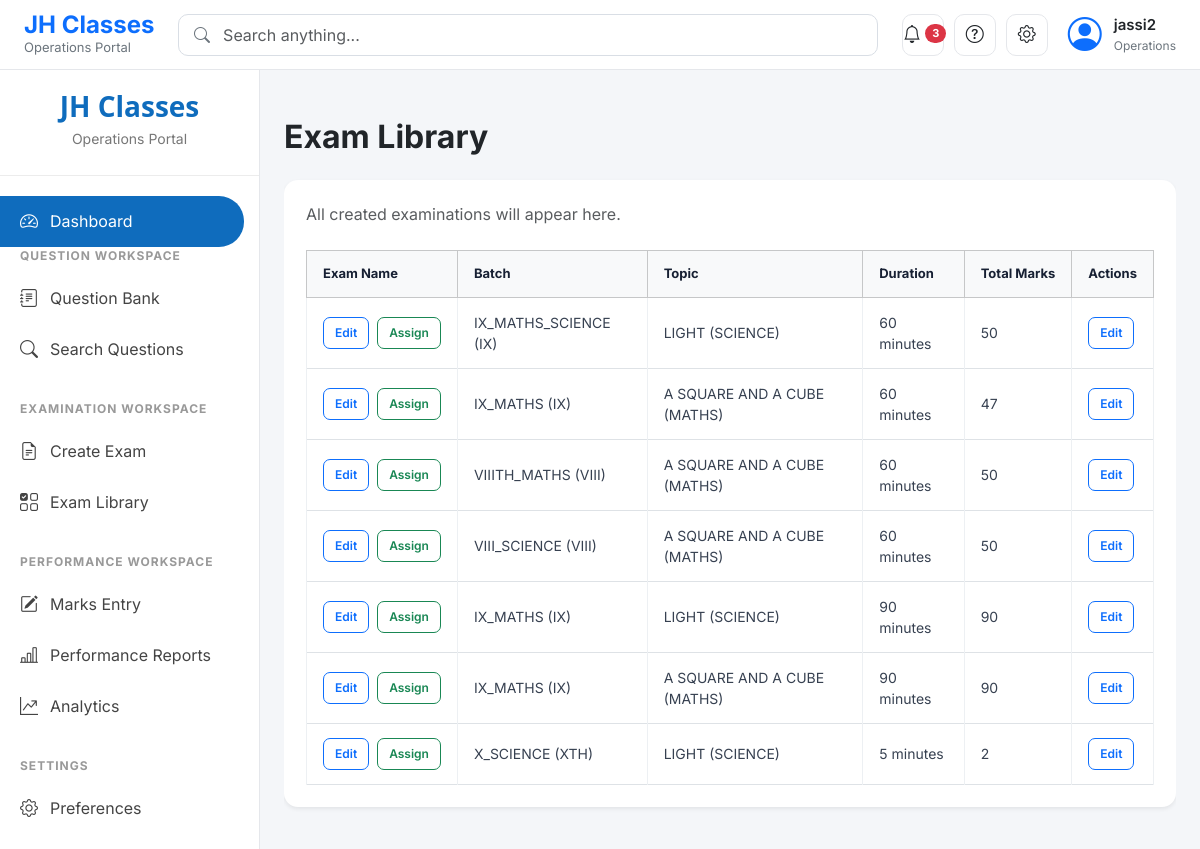
Screenshot of /operations/exams/library/ (signed in) with the database file from the repository.
### students/models.py (models this page shows, shortened)
class Exam(models.Model):
    name = models.CharField(max_length=100)
    assessment = models.OneToOneField(
        'performance.Assessment',
        on_delete=models.CASCADE,
        related_name='online_exam',
        null=True,
        blank=True
    )
    topic = models.ForeignKey(
        Topic,
        on_delete=models.CASCADE
    )
    batch = models.ForeignKey(
        Batch,
        on_delete=models.CASCADE
    )
    duration = models.IntegerField(
        help_text="Duration in minutes"
    )
    total_marks = models.IntegerField()
    number_of_questions = models.IntegerField(default=10)
    start_time = models.DateTimeField()
    end_time = models.DateTimeField()

class Batch(models.Model):
    batch_name = models.CharField(max_length=50)
    student_class = models.CharField(max_length=20, blank=True, null=True)
    def __str__(self):
        return f"{self.batch_name} ({self.student_class})"

class Topic(models.Model):
    subject = models.ForeignKey(
        Subject,
        on_delete=models.CASCADE,
        related_name='topics'
    )
    name = models.CharField(max_length=100)
    def __str__(self):
        return f"{self.name} ({self.subject.name})"

class Subject(models.Model):
    name = models.CharField(max_length=100, unique=True)
    code = models.CharField(max_length=10, blank=True, null=True)

### students/views.py (the view)
# urls.py: path('operations/exams/library/', views.exam_library, name='exam_library'),
def exam_library(request):
    from .models import Exam
    exams = Exam.objects.all().order_by('-id')
    return render(
        request,
        'operations/exam_library.html',
        {
            'exams': exams,
        }
    )

### templates/operations/exam_library.html (shortened to what this page needs)
{% extends 'website/home.html' %}
{% block content %}
<div class="container-fluid py-4">
    <div class="d-flex justify-content-between align-items-center mb-4">
        <h2 class="mb-0 fw-bold">
            Exam Library
        </h2>
    </div>
    <div class="card shadow-sm border-0">
        <div class="card-body">
            <p class="text-muted mb-4">
                All created examinations will appear here.
            </p>
            <table class="table table-bordered align-middle">
                <thead class="table-light">
                    <tr>
                        <th>Exam Name</th>
                        <th>Batch</th>
                        <th>Topic</th>
                        <th>Duration</th>
                        <th>Total Marks</th>
                        <th>Actions</th>
                    </tr>
                </thead>
                <tbody>
                    {% for exam in exams %}
                    <tr>
                        <td>
    <div class="d-flex gap-2">
        <a
            href="{% url 'edit_test' exam.id %}"
            class="btn btn-sm btn-outline-primary"
        >
            Edit
        </a>
        <a
            href="{% url 'assign_test' exam.id %}"
            class="btn btn-sm btn-outline-success"
        >
            Assign
        </a>
    </div>
</td>
                        <td>
                            {{ exam.batch }}
                        </td>
                        <td>
                            {{ exam.topic }}
                        </td>
                        <td>
                            {{ exam.duration }} minutes
                        </td>
                        <td>
                            {{ exam.total_marks }}
                        </td>
                        <td>
                            <a
                                href="{% url 'edit_test' exam.id %}"
                                class="btn btn-sm btn-outline-primary"
                            >
                                Edit
                            </a>
                        </td>
                    </tr>
                    {% endfor %}
                </tbody>
            </table>
        </div>
    </div>
</div>
{% endblock %}

### templates/includes/header.html (shortened to what this page needs)
<header class="erp-header">
    <div class="erp-header-left">
        <div class="erp-brand">
            <div class="erp-brand-title">
                JH Classes
            </div>
            <div class="erp-brand-subtitle">
                Operations Portal
            </div>
        </div>
    </div>
    <div class="erp-header-center">
        <div class="erp-search">
            <i class="bi bi-search"></i>
            <input
                type="text"
                class="form-control"
                placeholder="Search anything...">
        </div>
    </div>
    <div class="erp-header-right">
        <button class="btn header-icon position-relative"
                title="Notifications">
            <i class="bi bi-bell"></i>
            <span class="badge bg-danger rounded-pill notification-badge">
                3
            </span>
        </button>
        <button class="btn header-icon"
                title="Help">
            <i class="bi bi-question-circle"></i>
        </button>
        <button class="btn header-icon"
                title="Settings">
            <i class="bi bi-gear"></i>
        </button>
        <div class="erp-user">
            <div class="erp-user-avatar">
                <i class="bi bi-person-circle"></i>
            </div>
            <div class="erp-user-info">
                <div class="erp-user-name">
                    {{ request.user.username|default:"Administrator" }}
                </div>
                <div class="erp-user-role">
                    Operations
                </div>
            </div>
        </div>
    </div>
</header>

### static/css/jds.css (style rules this page uses)
:root { --primary:#0d6efd; --primary-dark:#0b5ed7; --accent:#ffc107; --success:#198754; --danger:#dc3545; --warning:#fd7e14; --bg:#f4f6f9; --card:#ffffff; --border:#e5e7eb; --text:#212529; --muted:#6c757d; --radius:14px; --shadow: 0 2px 8px rgba(0,0,0,.05); }
* { margin:0; padding:0; box-sizing:border-box; }
body { font-family:Inter,sans-serif; background:var(--bg); color:var(--text); }
a { text-decoration:none; }
.card { border:none; border-radius:var(--radius); box-shadow:var(--shadow); }

### static/css/layout.css (style rules this page uses)
* { margin:0; padding:0; box-sizing:border-box; }
body { font-family:Inter, "Segoe UI", Arial, sans-serif; background:#f4f6f9; color:#212529; }
.container-fluid { width:100%; max-width:100%; padding:0; }
.card { background:#ffffff; border:none; border-radius:14px; box-shadow:0 2px 10px rgba(0,0,0,.05); margin-bottom:24px; transition:all .25s ease; }
.erp-content * { max-width: 100%; }
.container-fluid, .card, .table-responsive { max-width: 100%; overflow-x: hidden; }
body { overflow-x: hidden; }

### static/css/header.css (style rules this page uses)
.erp-header { height:70px; background:#ffffff; display:flex; justify-content:space-between; align-items:center; padding:0 24px; border-bottom:1px solid #e5e7eb; position:sticky; top:0; z-index:1000; }
.erp-header-left { display:flex; align-items:center; gap:18px; }
.erp-brand-title { font-size:24px; font-weight:700; color:#0d6efd; line-height:1.1; }
.erp-brand-subtitle { font-size:13px; color:#6c757d; }
.erp-header-center { flex:1; display:flex; justify-content:center; }
.erp-search { width:100%; max-width:700px; position:relative; }
.erp-search i { position:absolute; left:16px; top:50%; transform:translateY(-50%); color:#6c757d; }
.erp-search input { height:42px; padding-left:44px; border-radius:10px; border:1px solid #d9dee5; box-shadow:none; }
.erp-header-right { display:flex; align-items:center; gap:10px; }
.header-icon { width:42px; height:42px; border-radius:10px; display:flex; align-items:center; justify-content:center; background:#ffffff; border:1px solid #e5e7eb; transition:.25s; }
.header-icon i { font-size:18px; }
.notification-badge { position:absolute; top:-4px; right:-4px; font-size:11px; }
.erp-user { display:flex; align-items:center; gap:12px; margin-left:10px; }
.erp-user-avatar { font-size:34px; color:#0d6efd; }
.erp-user-name { font-size:15px; font-weight:600; }
.erp-user-role { font-size:12px; color:#6c757d; }

### static/css/dashboard.css (style rules this page uses)
.erp-content .card-body { padding: 22px; }
.erp-content table { margin-bottom: 0; }
.erp-content table thead th { font-size: 13px; font-weight: 700; color: #172033; padding: 13px 16px; white-space: nowrap; }
.erp-content table tbody td { padding: 14px 16px; font-size: 14px; color: #374151; border-color: #edf0f3; }
.erp-content table tbody tr { transition: background 0.15s ease; }
.erp-content table .btn { border-radius: 7px; font-size: 12px; font-weight: 600; padding: 6px 11px; }
.erp-content .card { overflow: hidden; }

### rows the page displays
Exam: batch "IX_MATHS_SCIENCE (IX)", topic "LIGHT (SCIENCE)", duration "60", total_marks "50"
Exam: batch "IX_MATHS (IX)", topic "A SQUARE AND A CUBE (MATHS)", duration "60", total_marks "47"
Exam: batch "VIIITH_MATHS (VIII)", topic "A SQUARE AND A CUBE (MATHS)", duration "60", total_marks "50"
Exam: batch "VIII_SCIENCE (VIII)", topic "A SQUARE AND A CUBE (MATHS)", duration "60", total_marks "50"
Exam: batch "IX_MATHS (IX)", topic "LIGHT (SCIENCE)", duration "90", total_marks "90"
Exam: batch "IX_MATHS (IX)", topic "A SQUARE AND A CUBE (MATHS)", duration "90", total_marks "90"
Exam: batch "X_SCIENCE (XTH)", topic "LIGHT (SCIENCE)", duration "5", total_marks "2"

### other values shown
{{ request.user.username|default:"Administrator" }} "jassi2"
